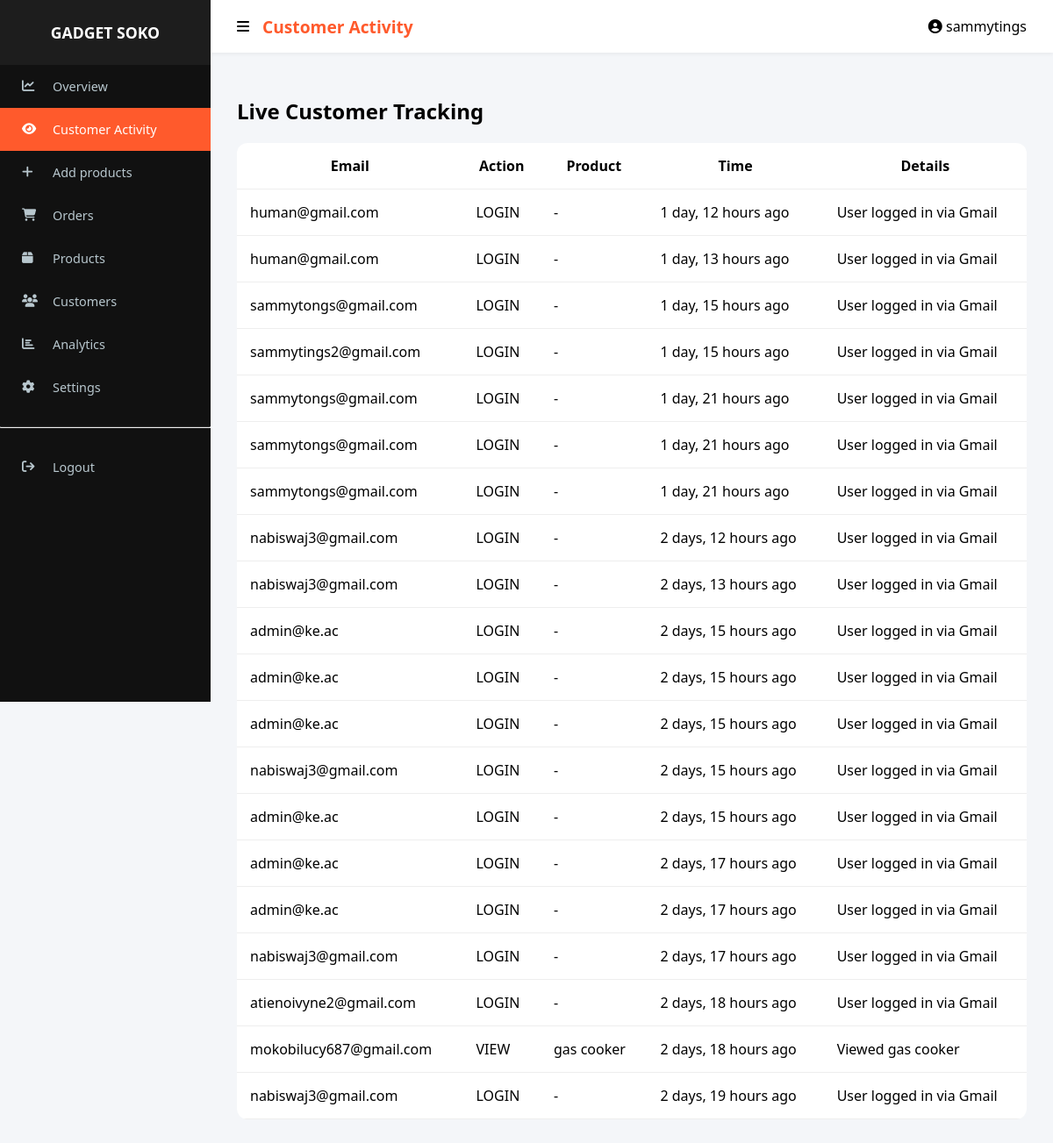
The app's page /activity/ (signed in) with its own data.
### app/models.py (models this page shows, shortened)
class UserActivity(models.Model):
    user = models.ForeignKey(User, on_delete=models.CASCADE)
    action = models.CharField(max_length=20)
    product = models.ForeignKey(Product, on_delete=models.SET_NULL, null=True, blank=True)
    timestamp = models.DateTimeField(auto_now_add=True)
    extra_info = models.TextField(blank=True, null=True)

class Product(models.Model):
    name = models.CharField(max_length=255)
    price = models.DecimalField(max_digits=10, decimal_places=2)
    discount = models.DecimalField(max_digits=5, decimal_places=2, default=0)  # percentage
    shipping_fee = models.DecimalField(max_digits=10, decimal_places=2, default=0.00)
    stock = models.PositiveIntegerField()
    category = models.ForeignKey('Category', on_delete=models.CASCADE, related_name="products")
    brand = models.ForeignKey('Brand', on_delete=models.CASCADE, related_name='products', null=True, blank=True)
    image = models.ImageField(upload_to='products/', null=True, blank=True)
    short_description = models.TextField(max_length=300, blank=True, null=True)
    specifications = models.TextField(blank=True, null=True)
    discount_duration_hours = models.PositiveIntegerField(default=0)
    discount_start_time = models.DateTimeField(null=True, blank=True)
    views = models.PositiveIntegerField(default=0)

### app/views.py (the view)
# urls.py: path('activity/', views.activity_view, name='activity'),
@staff_member_required
def activity_view(request):
    activity_logs = UserActivity.objects.select_related('user', 'product').order_by('-timestamp')[:20]
    for log in activity_logs:
        latest_order = Order.objects.filter(user=log.user).order_by('-created_at').first()
        log.last_order_status = latest_order.status if latest_order else "Browsing Only"
    context = {
        "customer_activity": activity_logs,
    }
    return render(request, "activity.html", context)

### app/context_processors.py (called while the page is built)
def cart_count(request):
    count = 0
    if request.user.is_authenticated:
        result = CartItem.objects.filter(user=request.user).aggregate(
            total=Sum('quantity')
        )
        count = result['total'] or 0
    return {'cart_count': count}

### app/templates/activity.html (shortened to what this page needs)
{% extends "baseadmin.html" %}
{% block header %}Customer Activity{% endblock %}
{% block content %}
<h2>Live Customer Tracking</h2>
<div class="table-container">
    <table>
        <thead>
            <tr>
                <th>Email</th><th>Action</th><th>Product</th><th>Time</th><th>Details</th>
            </tr>
        </thead>
        <tbody>
            {% for log in customer_activity %}
            <tr>
                <td>{{ log.user.email }}</td>
                <td>{{ log.action }}</td>
                <td>{{ log.product.name|default:"-" }}</td>
                <td>{{ log.timestamp|timesince }} ago</td>
                <td>{{ log.extra_info }}</td>
            </tr>
            {% empty %}
            <tr><td colspan="5" style="text-align:center;">No activity found</td></tr>
            {% endfor %}
        </tbody>
    </table>
</div>
{% endblock %}

### app/templates/baseadmin.html (shortened to what this page needs)
{% load static %}
<!DOCTYPE html>
<html lang="en">
<head>
    <link rel="stylesheet" href="https://cdnjs.cloudflare.com/ajax/libs/font-awesome/6.5.0/css/all.min.css">
</head>
<body>
{% with request.resolver_match.url_name as url_name %}
<div class="sidebar">
    <h3>GADGET SOKO</h3>
    <a href="{% url 'dashboard' %}" class="{% if url_name == 'dashboard' %}active{% endif %}">
        <i class="fa fa-chart-line"></i><span>Overview</span>
    </a>
    <a href="{% url 'activity' %}" class="{% if url_name == 'activity' %}active{% endif %}">
        <i class="fa fa-eye"></i><span>Customer Activity</span>
    </a>
    <a href="{% url 'add_product' %}" class="{% if url_name == 'add_product' %}active{% endif %}">
        <i class="fa fa-add"></i><span>Add products</span>
    </a>
    <a href="{% url 'manage_orders' %}" class="{% if url_name == 'manage_orders' %}active{% endif %}">
        <i class="fa fa-shopping-cart"></i><span>Orders</span>
    </a>
    <a href="{% url 'manage_products' %}" class="{% if url_name == 'manage_products' %}active{% endif %}">
        <i class="fa fa-box"></i><span>Products</span>
    </a>
    <a href="{% url 'customers' %}" class="{% if url_name == 'customers' %}active{% endif %}">
        <i class="fa fa-users"></i><span>Customers</span>
    </a>
    <a href="{% url 'analytics' %}" class="{% if url_name == 'analytics' %}active{% endif %}">
        <i class="fa fa-chart-bar"></i><span>Analytics</span>
    </a>
    <a href="{% url 'settings' %}" class="{% if url_name == 'settings' %}active{% endif %}">
        <i class="fa fa-cog"></i><span>Settings</span>
    </a>
    <hr style="border-top:1px solid #333; margin:20px 0;">
    <a href="{% url 'logout' %}">
        <i class="fa fa-sign-out"></i><span>Logout</span>
    </a>
</div>
{% endwith %}
<div class="navbar">
    <div style="display:flex; align-items:center; gap:15px;">
        <i class="fa fa-bars" id="menuToggle" style="cursor:pointer;"></i>
        <h2>{% block header %}Dashboard{% endblock %}</h2>
    </div>
    <div>
        <i class="fa fa-user-circle"></i> {{ request.user.username|default:"Admin User" }}
    </div>
</div>
<div class="main">
    {% block content %}{% endblock %}
</div>
</body>
</html>

### app/templates/baseadmin.html (style rules this page uses)
:root { --primary-color: #ff5a2c; --sidebar-bg: #111; --body-bg: #f4f6f9; --header-height: 60px; --sidebar-width: 240px; }
body { margin:0; font-family:'Segoe UI', Tahoma, Geneva, Verdana, sans-serif; background:var(--body-bg); display:flex; }
.navbar { background:white; height: var(--header-height); padding:0 30px; display:flex; justify-content:space-between; align-items:center; position:fixed; top:0; right:0; left: var(--sidebar-width); z-index:1000; box-shadow:0 2px 4px rgba(0,0,0,0.05); transition:left 0.3s ease; }
.navbar h2 { margin:0; font-size:1.2rem; color:var(--primary-color); }
.sidebar { width: var(--sidebar-width); height: 100vh; background: var(--sidebar-bg); position: fixed; top:0; left:0; color:white; z-index:1001; overflow-y:auto; transition:width 0.3s ease; }
.sidebar h3 { text-align:center; padding:25px 0; background: rgba(255,255,255,0.05); margin:0; font-size:1.1rem; }
.sidebar a { display:flex; align-items:center; padding:15px 25px; color:#b8c7ce; text-decoration:none; transition:0.3s; font-size:0.9rem; }
.sidebar a i { width:25px; margin-right:10px; }
.sidebar a span { transition:opacity 0.2s; }
.sidebar a:hover, .sidebar a.active { background:var(--primary-color); color:white; }
.main { margin-left: var(--sidebar-width); margin-top: var(--header-height); padding:30px; width:100%; transition:margin-left 0.3s ease; }
.table-container { background:white; border-radius:12px; overflow:hidden; margin-top:20px; }
table { width:100%; border-collapse:collapse; }
table th, table td { padding:15px; border-bottom:1px solid #eee; }

### records on screen
UserActivity: user.email "human@gmail.com", action "LOGIN", product.name "-", timestamp "1 day, 12 hours", extra_info "User logged in via Gmail"
UserActivity: user.email "human@gmail.com", action "LOGIN", product.name "-", timestamp "1 day, 13 hours", extra_info "User logged in via Gmail"
UserActivity: user.email "sammytongs@gmail.com", action "LOGIN", product.name "-", timestamp "1 day, 15 hours", extra_info "User logged in via Gmail"
UserActivity: user.email "sammytings2@gmail.com", action "LOGIN", product.name "-", timestamp "1 day, 15 hours", extra_info "User logged in via Gmail"
UserActivity: user.email "sammytongs@gmail.com", action "LOGIN", product.name "-", timestamp "1 day, 21 hours", extra_info "User logged in via Gmail"
UserActivity: user.email "sammytongs@gmail.com", action "LOGIN", product.name "-", timestamp "1 day, 21 hours", extra_info "User logged in via Gmail"
UserActivity: user.email "sammytongs@gmail.com", action "LOGIN", product.name "-", timestamp "1 day, 21 hours", extra_info "User logged in via Gmail"
UserActivity: user.email "nabiswaj3@gmail.com", action "LOGIN", product.name "-", timestamp "2 days, 12 hours", extra_info "User logged in via Gmail"
UserActivity: user.email "nabiswaj3@gmail.com", action "LOGIN", product.name "-", timestamp "2 days, 13 hours", extra_info "User logged in via Gmail"
UserActivity: user.email "admin@ke.ac", action "LOGIN", product.name "-", timestamp "2 days, 15 hours", extra_info "User logged in via Gmail"
UserActivity: user.email "admin@ke.ac", action "LOGIN", product.name "-", timestamp "2 days, 15 hours", extra_info "User logged in via Gmail"
UserActivity: user.email "admin@ke.ac", action "LOGIN", product.name "-", timestamp "2 days, 15 hours", extra_info "User logged in via Gmail"
UserActivity: user.email "nabiswaj3@gmail.com", action "LOGIN", product.name "-", timestamp "2 days, 15 hours", extra_info "User logged in via Gmail"
UserActivity: user.email "admin@ke.ac", action "LOGIN", product.name "-", timestamp "2 days, 15 hours", extra_info "User logged in via Gmail"
UserActivity: user.email "admin@ke.ac", action "LOGIN", product.name "-", timestamp "2 days, 17 hours", extra_info "User logged in via Gmail"
UserActivity: user.email "admin@ke.ac", action "LOGIN", product.name "-", timestamp "2 days, 17 hours", extra_info "User logged in via Gmail"
UserActivity: user.email "nabiswaj3@gmail.com", action "LOGIN", product.name "-", timestamp "2 days, 17 hours", extra_info "User logged in via Gmail"
UserActivity: user.email "atienoivyne2@gmail.com", action "LOGIN", product.name "-", timestamp "2 days, 18 hours", extra_info "User logged in via Gmail"
UserActivity: user.email "mokobilucy687@gmail.com", action "VIEW", product.name "gas cooker", timestamp "2 days, 18 hours", extra_info "Viewed gas cooker"
UserActivity: user.email "nabiswaj3@gmail.com", action "LOGIN", product.name "-", timestamp "2 days, 19 hours", extra_info "User logged in via Gmail"

### other values on screen
{{ request.user.username|default:"Admin User" }} "sammytings"
